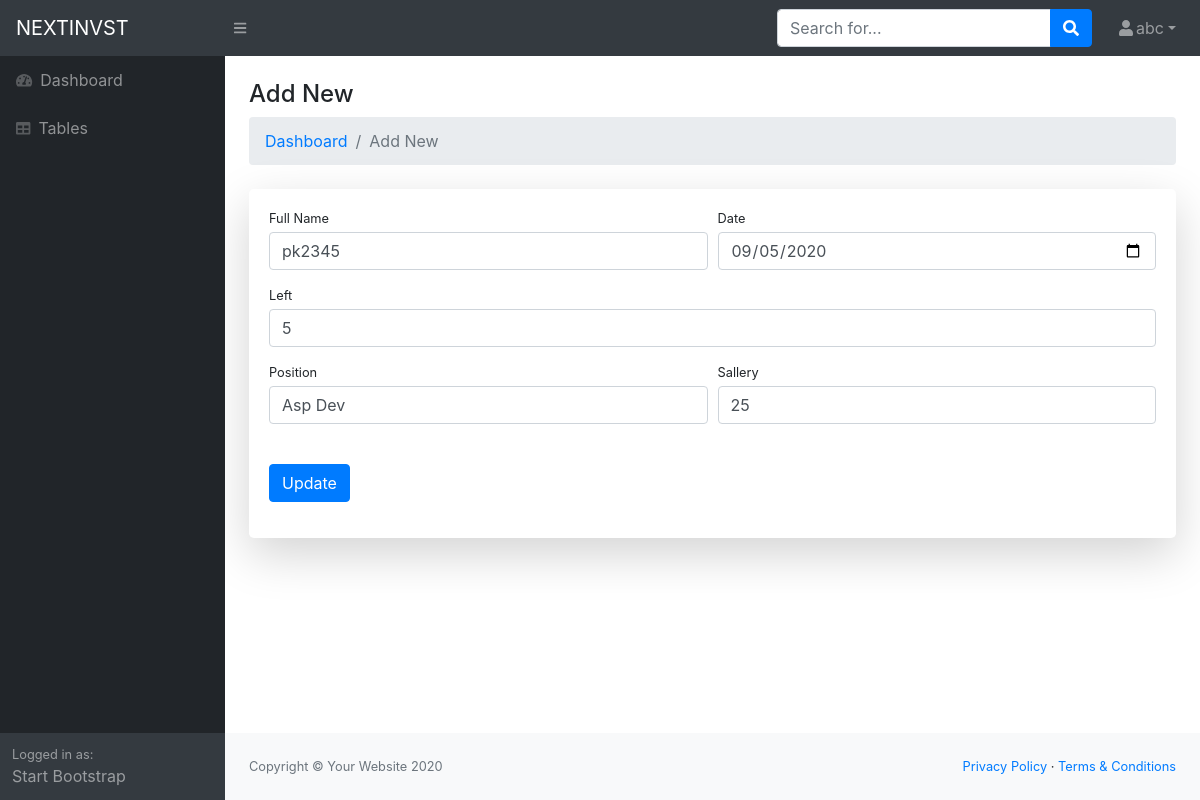
/edituser/3 (signed in), run on the app's committed database.
### tuesday/models.py (models this page shows)
class Employee(models.Model):
    eid = models.AutoField(primary_key=True)
    ename = models.CharField(max_length=70)
    edate = models.CharField(max_length=70)
    eposition = models.CharField(max_length=70)
    esallery = models.CharField(max_length=70)
    eleft = models.CharField(max_length=70)

### tuesday/views.py (the view)
# urls.py: path('edituser/<int:eid>', views.edituser, name='edituser'),
@login_required(login_url="/")
def edituser(request, eid):
    gdata = Employee.objects.get(eid=eid)
    return render(request, 'front/edituser.html', {"gdata": gdata})

### templates/front/edituser.html (shortened to what this page needs)
{% extends 'front/base.html' %}
{% block body %}
{% load static %}
<main>
   <div class="container">
      <h4 class="mt-4">Add New</h4>
      <ol class="breadcrumb mb-4">
         <li class="breadcrumb-item"><a href="{% url 'home' %}">Dashboard</a></li>
         <li class="breadcrumb-item active">Add New</li>
      </ol>
      <div class="row justify-content-center">
         <div class="col-lg-12">
            <div class="card shadow-lg border-0 rounded-lg mb-5">
               <div class="card-body">
                   <form method="post" action="/updatedata/{{gdata.eid}}" >
                    <div class="form-row">
                        <div class="col-md-6">
                           <div class="form-group">
                              <label class="small mb-1" for="inputFirstName">Full Name</label>
                              <input class="form-control " id="inputFirstName" value="{{gdata.ename}}" name="ename" type="text" placeholder="Enter first name" required />
                           </div>
                        </div>
                        <div class="col-md-6">
                           <div class="form-group">
                              <label class="small mb-1" for="inputLastName">Date</label>
                              <input class="form-control " id="inputLastName"  value="{{gdata.edate}}"   name="edate"  type="date" required />
                           </div>
                        </div>
                     </div>
                      <div class="form-group">
                        <label class="small mb-1" for="eleft">Left</label>
                        <input class="form-control " id="eleft" type="text"   value="{{gdata.eleft}}"    name="eleft" required />
                     </div>
                     <div class="form-row">
                        <div class="col-md-6">
                           <div class="form-group">
                              <label class="small mb-1" for="inputPassword">Position</label>
                              <input class="form-control " id="inputPassword" type="text"   value="{{gdata.eposition}}"    name="eposition" required />
                           </div>
                        </div>
                        <div class="col-md-6">
                           <div class="form-group">
                              <label class="small  mb-1" for="inputConfirmPassword">Sallery</label>
                              <input class="form-control "   value="{{gdata.esallery}}"     id="inputConfirmPassword" type="text" placeholder="Work Position" name="esallery" required />
                           </div>
                        </div>
                     </div>
                     <div class="form-group mt-4 mb-0"><button class="btn btn-primary "  type="submit">Update</button></div>
                  </form>
               </div>
            </div>
         </div>
      </div>
   </div>
</main>
{% endblock %}

### templates/front/base.html (shortened to what this page needs)
<head>
 </head>
{% load static %}
<html lang="en">
   <head>
      <link href="{% static 'front/css/styles.css' %}"  rel="stylesheet" />
      <link href="https://cdn.datatables.net/1.10.20/css/dataTables.bootstrap4.min.css" rel="stylesheet" />
   </head>
   <body class="sb-nav-fixed">
      <nav class="sb-topnav navbar navbar-expand navbar-dark bg-dark">
         <a class="navbar-brand" href="">NEXTINVST</a>
         <button class="btn btn-link btn-sm order-1 order-lg-0" id="sidebarToggle" href="#"><i class="fas fa-bars"></i></button>
         <form class="d-none d-md-inline-block form-inline ml-auto mr-0 mr-md-3 my-2 my-md-0">
            <div class="input-group">
               <input class="form-control" type="text" placeholder="Search for..." aria-label="Search" aria-describedby="basic-addon2" />
               <div class="input-group-append">
                  <button class="btn btn-primary" type="button"><i class="fas fa-search"></i></button>
               </div>
            </div>
         </form>
         <ul class="navbar-nav ml-auto ml-md-0">
            <li class="nav-item dropdown">
               {% if user.is_authenticated %}
                <a class="nav-link dropdown-toggle" id="userDropdown" href="#" role="button" data-toggle="dropdown" aria-haspopup="true" aria-expanded="false">
                  <i class="fas fa-user fa-fw"></i>{{ user.get_username }}</a>
                {% else %}
                    <a class="nav-link dropdown-toggle" id="userDropdown" href="#" role="button" data-toggle="dropdown" aria-haspopup="true" aria-expanded="false">
                                  <i class="fas fa-user fa-fw"></i>Guest</a>
                {% endif %}
            </li>
         </ul>
      </nav>
      <div id="layoutSidenav">
         <div id="layoutSidenav_nav">
            <nav class="sb-sidenav accordion sb-sidenav-dark" id="sidenavAccordion">
               <div class="sb-sidenav-menu">
                  <div class="nav">
                     <a class="nav-link"  href="{% url 'home' %}" >
                        <div class="sb-nav-link-icon"><i class="fas fa-tachometer-alt"></i></div>
                        Dashboard
                     </a>
                     <a class="nav-link"  href="#" >
                        <div class="sb-nav-link-icon"><i class="fas fa-table"></i></div>
                        Tables
                     </a>
                  </div>
               </div>
               <div class="sb-sidenav-footer">
                  <div class="small">Logged in as:</div>
                  Start Bootstrap
               </div>
            </nav>
         </div>
         <div id="layoutSidenav_content">
            {% block body %}
            {% endblock %}
            <footer class="py-4 bg-light mt-auto">
               <div class="container-fluid">
                  <div class="d-flex align-items-center justify-content-between small">
                     <div class="text-muted">Copyright &copy; Your Website 2020</div>
                     <div>
                        <a href="#">Privacy Policy</a>
                        &middot;
                        <a href="#">Terms &amp; Conditions</a>
                     </div>
                  </div>
               </div>
            </footer>
         </div>
      </div>
   </body>
</html>

### data on the page
Employee: ename "pk2345", edate "09/05/2020", eleft "5", eposition "Asp Dev", esallery "25"

### other printed values
{{ user.get_username }} "abc"
